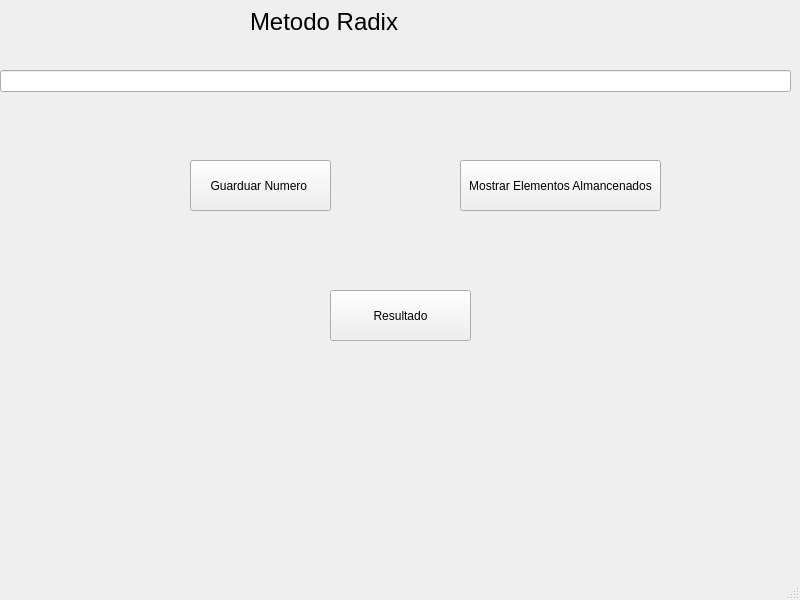
<?xml version="1.0" encoding="UTF-8"?>
<ui version="4.0">
 <class>MainWindow</class>
 <widget class="QMainWindow" name="MainWindow">
  <property name="geometry">
   <rect>
    <x>0</x>
    <y>0</y>
    <width>800</width>
    <height>600</height>
   </rect>
  </property>
  <property name="windowTitle">
   <string>MainWindow</string>
  </property>
  <widget class="QWidget" name="centralwidget">
   <widget class="QLabel" name="label">
    <property name="geometry">
     <rect>
      <x>250</x>
      <y>0</y>
      <width>621</width>
      <height>71</height>
     </rect>
    </property>
    <property name="text">
     <string>&lt;html&gt;&lt;head/&gt;&lt;body&gt;&lt;p&gt;&lt;span style=&quot; font-size:18pt;&quot;&gt;Metodo Radix&lt;/span&gt;&lt;/p&gt;&lt;p&gt;&lt;span style=&quot; font-size:18pt;&quot;/&gt;&lt;/p&gt;&lt;/body&gt;&lt;/html&gt;</string>
    </property>
   </widget>
   <widget class="QPushButton" name="Guardar">
    <property name="geometry">
     <rect>
      <x>190</x>
      <y>160</y>
      <width>141</width>
      <height>51</height>
     </rect>
    </property>
    <property name="text">
     <string>Guarduar Numero </string>
    </property>
   </widget>
   <widget class="QPushButton" name="Resultado">
    <property name="geometry">
     <rect>
      <x>330</x>
      <y>290</y>
      <width>141</width>
      <height>51</height>
     </rect>
    </property>
    <property name="text">
     <string>Resultado</string>
    </property>
   </widget>
   <widget class="QPushButton" name="pushButton_Ele">
    <property name="geometry">
     <rect>
      <x>460</x>
      <y>160</y>
      <width>201</width>
      <height>51</height>
     </rect>
    </property>
    <property name="text">
     <string>Mostrar Elementos Almancenados</string>
    </property>
   </widget>
   <widget class="QLineEdit" name="lineEdit">
    <property name="geometry">
     <rect>
      <x>0</x>
      <y>70</y>
      <width>791</width>
      <height>22</height>
     </rect>
    </property>
    <property name="text">
     <string/>
    </property>
   </widget>
  </widget>
  <widget class="QMenuBar" name="menubar">
   <property name="geometry">
    <rect>
     <x>0</x>
     <y>0</y>
     <width>800</width>
     <height>22</height>
    </rect>
   </property>
  </widget>
  <widget class="QStatusBar" name="statusbar"/>
 </widget>
 <resources/>
 <connections/>
</ui>
